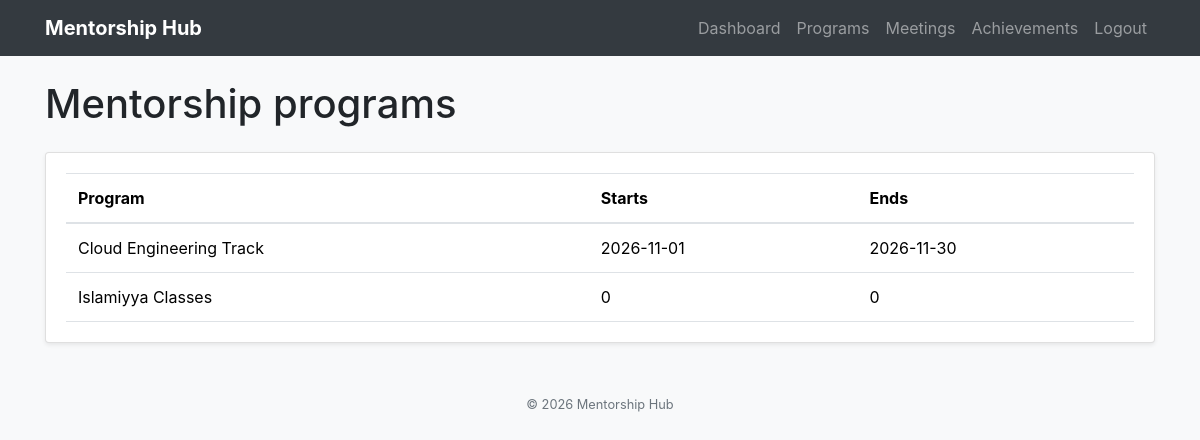
The app's page /programs (signed in) with its own data.
### tables this page shows
CREATE TABLE Program ( 

    ProgramID INTEGER PRIMARY KEY AUTOINCREMENT, 

    ProgramName TEXT, 

    StartDate TEXT, 

    EndDate TEXT 

, Description TEXT, Status TEXT DEFAULT 'Active');

### app.py (the view)
@app.route('/programs')
def programs():
    if 'user_name' not in session:
        return redirect(url_for('login'))
    conn = sqlite3.connect(DB_PATH)
    programs = conn.execute('SELECT ProgramName, StartDate, EndDate, Description, Status FROM Program ORDER BY StartDate DESC').fetchall()
    conn.close()
    return render_template('programs.html', programs=programs)

### templates/programs.html (shortened to what this page needs)
{% extends "base.html" %}
{% block content %}
<h1 class="mb-4">Mentorship programs</h1>
<div class="card shadow-sm">
    <div class="card-body">
        <div class="table-responsive">
            <table class="table align-middle mb-0">
                <thead>
                    <tr>
                        <th>Program</th>
                        <th>Starts</th>
                        <th>Ends</th>
                    </tr>
                </thead>
                <tbody>
                    {% for program in programs %}<tr>
                        <td>{{ program[0] }}</td>
                        <td>{{ program[1] }}</td>
                        <td>{{ program[2] }}</td>
                    </tr>{% else %}<tr>
                        <td colspan="3" class="text-muted">No programs available.</td>
                    </tr>{% endfor %}
                </tbody>
            </table>
        </div>
    </div>
</div>
{% endblock %}

### records on screen
Program: ProgramName "Cloud Engineering Track", StartDate "2026-11-01", EndDate "2026-11-30"
Program: ProgramName "Islamiyya Classes", StartDate "0", EndDate "0"
